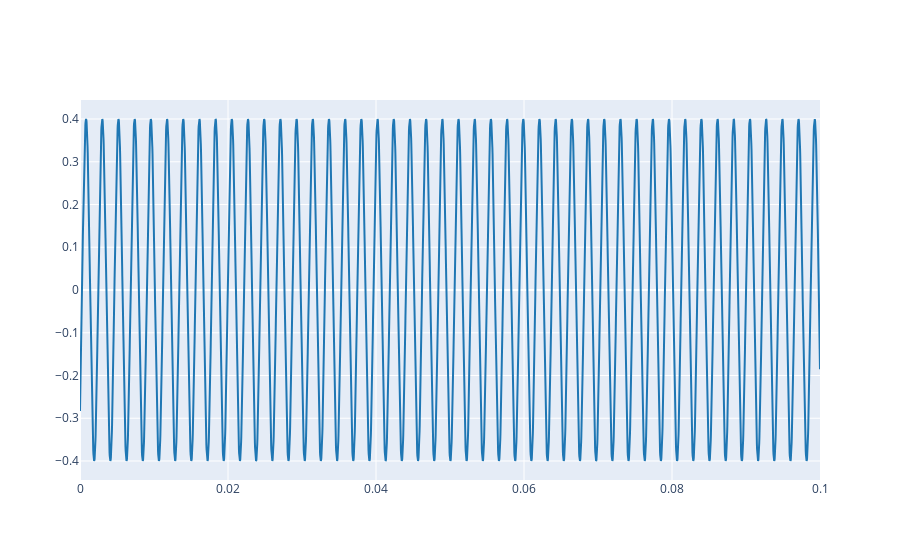

Notebook code for this chart:
### Markdown cell above
2.1. Define a complex exponential with the same parameters that those from Lab 1 (Ex 3.1) and plot the real part.

### Code cell
A = 0.4
f0 = 457.12
phi=5*(np.pi)/4
X = A * np.exp(1j*(2 * np.pi * f0 * t + phi))
plot_signals([np.real(X)],fs, name=['real part'])

### Figure 1 — Plotly figure (JSON) as saved in the notebook; plotly's stock layout.template omitted (floating-point values rounded to 4 significant figures; data arrays with more than 128 entries replaced by an {"elided": "..."} marker saying what was removed)
{"data": [{"line": {"color": "#1f77b4", "shape": "linear"}, "mode": "lines", "name": "real part", "type": "scatter", "x": {"elided": "4410 float values"}, "y": {"elided": "4410 float values"}}], "layout": {}}
